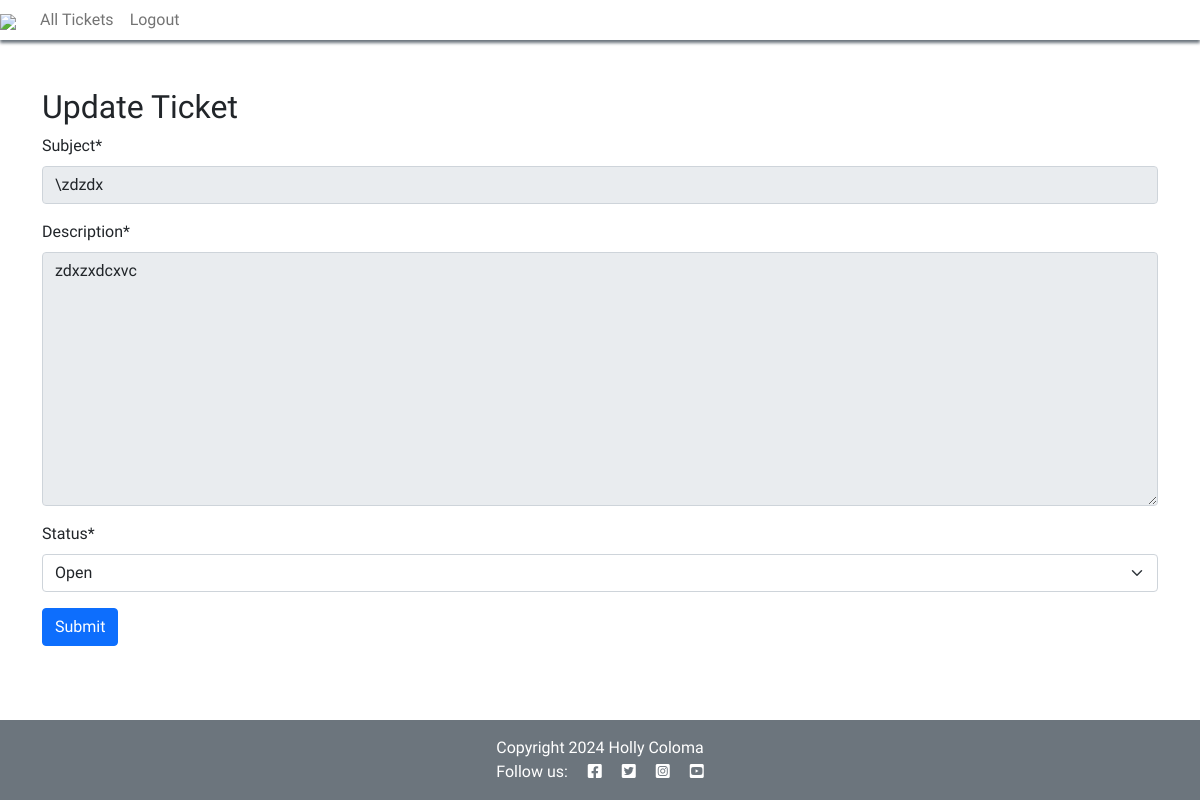
/ticket/31/edit/ (signed in), run on the app's committed database.
### support/models.py (models this page shows, shortened)
class Ticket(models.Model):
    STATUS_OPTIONS = (
        ('Open', 'Open'),
        ('In Progress', 'In Progress'),
        ('Closed', 'Closed'),
    )
    ticket_id = models.CharField(max_length=20, unique=True)
    user = models.ForeignKey(User, on_delete=models.CASCADE)
    subject = models.CharField(max_length=255)
    description = models.TextField()
    status = models.CharField(max_length=20, choices=STATUS_OPTIONS, default='Open')
    created_on = models.DateTimeField(auto_now_add=True)
    updated_on = models.DateTimeField(auto_now=True)

### support/views.py (the view, shortened to what this page needs)
# urls.py: path('ticket/<int:pk>/edit/', TicketUpdateView.as_view(), name='ticket_edit'),
class TicketUpdateView(LoginRequiredMixin, UpdateView):
    model = Ticket
    form_class = TicketUpdateForm
    template_name = 'support/ticket_form.html'
    success_message = "Ticket was updated successfully!"
    def get_queryset(self):
        queryset = super().get_queryset()
        if self.request.user.is_staff or self.request.user.is_superuser:
            return Ticket.objects.all()
        return Ticket.objects.filter(user=self.request.user)
    def get_form_kwargs(self):
        kwargs = super().get_form_kwargs()
        kwargs['user'] = self.request.user  # Pass the user to the form
        return kwargs

### support/forms.py
class TicketUpdateForm(forms.ModelForm):
    class Meta:
        model = Ticket
        fields = ['subject', 'description', 'status']
    def __init__(self, *args, **kwargs):
        self.user = kwargs.pop('user', None)
        super().__init__(*args, **kwargs)
        if self.user:
            if self.user.is_staff and not self.user.is_superuser:  # Tech support (staff but not admin)
                self.fields['subject'].disabled = True
                self.fields['description'].disabled = True
            elif self.user.is_superuser:  # Admin
                pass  # Admins can edit everything
            else:  # Regular users
                self.fields['status'].disabled = True

### support/templates/support/ticket_form.html (shortened to what this page needs)
{% extends "base.html" %}
{% block content %}
{% load crispy_forms_tags %}
<div class="container mt-5">
    <h2>{% if form.instance.pk %}Update Ticket{% else %}Create a New Ticket{% endif %}</h2>
    <form method="post" action="">
        {{ form|crispy }}
        <button type="submit" class="btn btn-primary">Submit</button>
    </form>
</div>
{% endblock content %}

### static/css/style.css (style rules this page uses)
* { padding: 0; margin: 0; font-family: "Titillium Web", sans-serif; }
.main-bg { padding-top: 0 !important; }
body { background: #ffffff no-repeat; min-height: 100vh; margin: 0; padding: 0; }

### data on the page
Ticket: subject "\\zdzdx", description "zdxzxdcxvc", status "Open"
